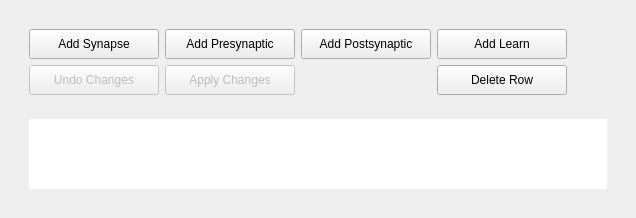
             <widget class="QWidget" name="buildTab">
              <property name="sizePolicy">
               <sizepolicy hsizetype="Expanding" vsizetype="Preferred">
                <horstretch>0</horstretch>
                <verstretch>0</verstretch>
               </sizepolicy>
              </property>
              <attribute name="title">
               <string>Synapse Types</string>
              </attribute>
              <layout class="QHBoxLayout" name="horizontalLayout_9">
               <item>
                <widget class="QFrame" name="frame_11">
                 <property name="sizePolicy">
                  <sizepolicy hsizetype="Expanding" vsizetype="Expanding">
                   <horstretch>0</horstretch>
                   <verstretch>0</verstretch>
                  </sizepolicy>
                 </property>
                 <property name="minimumSize">
                  <size>
                   <width>0</width>
                   <height>0</height>
                  </size>
                 </property>
                 <property name="frameShape">
                  <enum>QFrame::NoFrame</enum>
                 </property>
                 <property name="frameShadow">
                  <enum>QFrame::Raised</enum>
                 </property>
                 <layout class="QVBoxLayout" name="verticalLayout_3" stretch="2,8">
                  <item>
                   <widget class="QFrame" name="frame_12">
                    <property name="sizePolicy">
                     <sizepolicy hsizetype="Expanding" vsizetype="Expanding">
                      <horstretch>0</horstretch>
                      <verstretch>0</verstretch>
                     </sizepolicy>
                    </property>
                    <property name="minimumSize">
                     <size>
                      <width>0</width>
                      <height>0</height>
                     </size>
                    </property>
                    <property name="maximumSize">
                     <size>
                      <width>16777215</width>
                      <height>16777215</height>
                     </size>
                    </property>
                    <property name="frameShape">
                     <enum>QFrame::NoFrame</enum>
                    </property>
                    <property name="frameShadow">
                     <enum>QFrame::Raised</enum>
                    </property>
                    <layout class="QHBoxLayout" name="horizontalLayout">
                     <item>
                      <layout class="QGridLayout" name="gridLayout_2">
                       <item row="1" column="0">
                        <widget class="QPushButton" name="buildUndo">
                         <property name="enabled">
                          <bool>false</bool>
                         </property>
                         <property name="minimumSize">
                          <size>
                           <width>120</width>
                           <height>30</height>
                          </size>
                         </property>
                         <property name="text">
                          <string>Undo Changes</string>
                         </property>
                        </widget>
                       </item>
                       <item row="0" column="1">
                        <widget class="QPushButton" name="buildAddPre">
                         <property name="enabled">
                          <bool>true</bool>
                         </property>
                         <property name="minimumSize">
                          <size>
                           <width>130</width>
                           <height>30</height>
                          </size>
                         </property>
                         <property name="text">
                          <string>Add Presynaptic</string>
                         </property>
                        </widget>
                       </item>
                       <item row="1" column="1">
                        <widget class="QPushButton" name="buildApply">
                         <property name="enabled">
                          <bool>false</bool>
                         </property>
                         <property name="minimumSize">
                          <size>
                           <width>120</width>
                           <height>30</height>
                          </size>
                         </property>
                         <property name="text">
                          <string>Apply Changes</string>
                         </property>
                        </widget>
                       </item>
                       <item row="0" column="0">
                        <widget class="QPushButton" name="buildAdd">
                         <property name="enabled">
                          <bool>true</bool>
                         </property>
                         <property name="minimumSize">
                          <size>
                           <width>130</width>
                           <height>30</height>
                          </size>
                         </property>
                         <property name="text">
                          <string>Add Synapse</string>
                         </property>
                        </widget>
                       </item>
                       <item row="0" column="2">
                        <widget class="QPushButton" name="buildAddPost">
                         <property name="enabled">
                          <bool>true</bool>
                         </property>
                         <property name="minimumSize">
                          <size>
                           <width>130</width>
                           <height>30</height>
                          </size>
                         </property>
                         <property name="text">
                          <string>Add Postsynaptic</string>
                         </property>
                        </widget>
                       </item>
                       <item row="1" column="4">
                        <layout class="QHBoxLayout" name="horizontalLayout_7">
                         <item>
                          <widget class="QPushButton" name="buildDel">
                           <property name="enabled">
                            <bool>true</bool>
                           </property>
                           <property name="minimumSize">
                            <size>
                             <width>130</width>
                             <height>30</height>
                            </size>
                           </property>
                           <property name="text">
                            <string>Delete Row</string>
                           </property>
                          </widget>
                         </item>
                        </layout>
                       </item>
                       <item row="0" column="4">
                        <widget class="QPushButton" name="buildAddLearn">
                         <property name="minimumSize">
                          <size>
                           <width>130</width>
                           <height>30</height>
                          </size>
                         </property>
                         <property name="text">
                          <string>Add Learn</string>
                         </property>
                        </widget>
                       </item>
                      </layout>
                     </item>
                     <item>
                      <spacer name="horizontalSpacer_4">
                       <property name="orientation">
                        <enum>Qt::Horizontal</enum>
                       </property>
                       <property name="sizeType">
                        <enum>QSizePolicy::Preferred</enum>
                       </property>
                       <property name="sizeHint" stdset="0">
                        <size>
                         <width>40</width>
                         <height>20</height>
                        </size>
                       </property>
                      </spacer>
                     </item>
                    </layout>
                   </widget>
                  </item>
                  <item>
                   <widget class="QFrame" name="frame_13">
                    <property name="sizePolicy">
                     <sizepolicy hsizetype="Expanding" vsizetype="Expanding">
                      <horstretch>0</horstretch>
                      <verstretch>0</verstretch>
                     </sizepolicy>
                    </property>
                    <property name="frameShape">
                     <enum>QFrame::NoFrame</enum>
                    </property>
                    <property name="frameShadow">
                     <enum>QFrame::Raised</enum>
                    </property>
                    <layout class="QVBoxLayout" name="verticalLayout_2">
                     <item>
                      <widget class="QTreeView" name="buildSynapsesView">
                       <property name="enabled">
                        <bool>true</bool>
                       </property>
                       <property name="sizePolicy">
                        <sizepolicy hsizetype="Expanding" vsizetype="Expanding">
                         <horstretch>0</horstretch>
                         <verstretch>0</verstretch>
                        </sizepolicy>
                       </property>
                       <property name="frameShape">
                        <enum>QFrame::NoFrame</enum>
                       </property>
                       <property name="frameShadow">
                        <enum>QFrame::Plain</enum>
                       </property>
                       <property name="sizeAdjustPolicy">
                        <enum>QAbstractScrollArea::AdjustToContents</enum>
                       </property>
                       <property name="editTriggers">
                        <set>QAbstractItemView::AnyKeyPressed|QAbstractItemView::CurrentChanged|QAbstractItemView::DoubleClicked|QAbstractItemView::EditKeyPressed</set>
                       </property>
                       <property name="tabKeyNavigation">
                        <bool>true</bool>
                       </property>
                       <property name="dragEnabled">
                        <bool>false</bool>
                       </property>
                       <property name="dragDropOverwriteMode">
                        <bool>false</bool>
                       </property>
                       <property name="dragDropMode">
                        <enum>QAbstractItemView::InternalMove</enum>
                       </property>
                       <property name="defaultDropAction">
                        <enum>Qt::MoveAction</enum>
                       </property>
                       <property name="alternatingRowColors">
                        <bool>true</bool>
                       </property>
                       <property name="selectionMode">
                        <enum>QAbstractItemView::SingleSelection</enum>
                       </property>
                       <property name="selectionBehavior">
                        <enum>QAbstractItemView::SelectRows</enum>
                       </property>
                       <property name="indentation">
                        <number>20</number>
                       </property>
                       <property name="itemsExpandable">
                        <bool>false</bool>
                       </property>
                       <property name="expandsOnDoubleClick">
                        <bool>false</bool>
                       </property>
                       <attribute name="headerCascadingSectionResizes">
                        <bool>false</bool>
                       </attribute>
                       <attribute name="headerStretchLastSection">
                        <bool>false</bool>
                       </attribute>
                      </widget>
                     </item>
                    </layout>
                   </widget>
                  </item>
                 </layout>
                </widget>
               </item>
              </layout>
             </widget>
